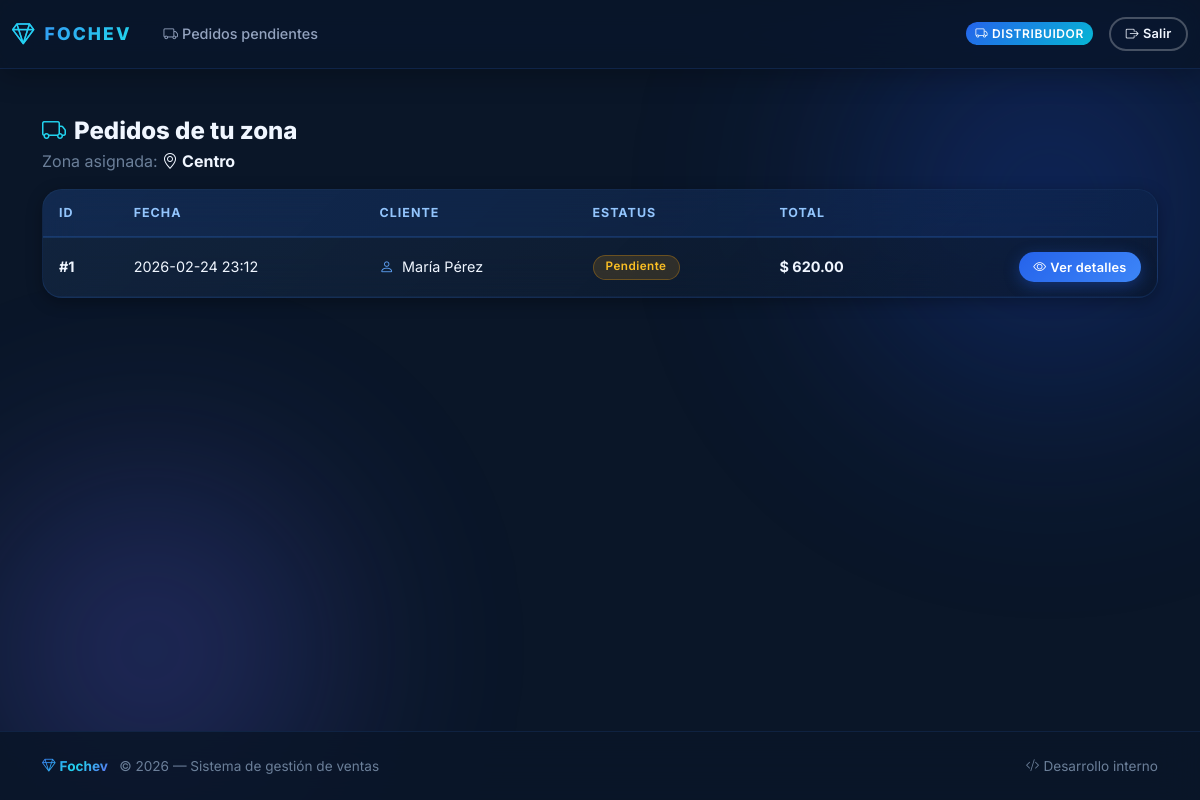
Screenshot of /distributor (signed in) with the database file from the repository.
### app.py (models this page shows, shortened)
class Zone(db.Model):
    __tablename__ = "zones"
    id = db.Column(db.Integer, primary_key=True)
    name = db.Column(db.String(100), nullable=False, unique=True)
    manager_name = db.Column(db.String(120), nullable=False)
    manager_email = db.Column(db.String(120), nullable=False)
    distributors = db.relationship("User", back_populates="zone", lazy=True)
    orders = db.relationship("Order", back_populates="zone", lazy=True)

class Order(db.Model):
    __tablename__ = "orders"
    id = db.Column(db.Integer, primary_key=True)
    created_at = db.Column(db.DateTime, default=datetime.utcnow, nullable=False)
    status = db.Column(db.String(20), nullable=False, default="pendiente")
    customer_id = db.Column(db.Integer, db.ForeignKey("users.id"), nullable=False)
    distributor_id = db.Column(db.Integer, db.ForeignKey("users.id"), nullable=True)
    zone_id = db.Column(db.Integer, db.ForeignKey("zones.id"), nullable=True)
    total = db.Column(db.Float, nullable=False, default=0.0)
    excel_path = db.Column(db.String(255), nullable=True)
    customer = db.relationship("User", foreign_keys=[customer_id], back_populates="customer_orders")
    distributor = db.relationship("User", foreign_keys=[distributor_id], back_populates="distributor_orders")
    zone = db.relationship("Zone", back_populates="orders")
    items = db.relationship("OrderItem", back_populates="order", lazy=True)

class User(db.Model):
    __tablename__ = "users"
    id = db.Column(db.Integer, primary_key=True)
    email = db.Column(db.String(120), unique=True, nullable=False)
    password_hash = db.Column(db.String(255), nullable=False)
    role = db.Column(db.String(20), nullable=False)  # admin | distributor | customer
    first_name = db.Column(db.String(100), nullable=False)
    last_name = db.Column(db.String(100), nullable=False)
    phone = db.Column(db.String(50), nullable=True)
    address = db.Column(db.String(255), nullable=True)
    city = db.Column(db.String(100), nullable=True)
    state = db.Column(db.String(100), nullable=True)
    postal_code = db.Column(db.String(20), nullable=True)
    zone_id = db.Column(db.Integer, db.ForeignKey("zones.id"), nullable=True)
    active = db.Column(db.Boolean, default=True, nullable=False)
    zone = db.relationship("Zone", back_populates="distributors", lazy=True)
    customer_orders = db.relationship(
        "Order", back_populates="customer",
        foreign_keys="Order.customer_id", lazy=True
    )
    distributor_orders = db.relationship(
        "Order", back_populates="distributor",
        foreign_keys="Order.distributor_id", lazy=True
    )

### app.py (the view)
@app.route("/distributor")
@login_required(role="distributor")
def distributor_dashboard():
    user = get_current_user()
    if user.zone_id:
        pending_orders = (
            Order.query
            .filter_by(zone_id=user.zone_id)
            .filter(Order.status.in_(["pendiente", "asignado", "en_ruta"]))
            .order_by(Order.created_at.desc())
            .all()
        )
    else:
        pending_orders = []
    return render_template("distributor_dashboard.html", user=user, pending_orders=pending_orders)

### app.py (called while the page is built)
@app.before_request
def ensure_db_initialized():
    global _db_initialized
    if not _db_initialized:
        _init_db()

def get_current_user():
    user_id = session.get("user_id")
    if not user_id:
        return None
    return db.session.get(User, user_id)

def login_required(role=None):
    def decorator(fn):
        @wraps(fn)
        def wrapper(*args, **kwargs):
            user = get_current_user()
            if not user:
                flash("Debes iniciar sesión primero.", "warning")
                return redirect(url_for("login"))
            if role and user.role != role:
                flash("No tienes permiso para acceder a esta sección.", "warning")
                return redirect(url_for("index"))
            return fn(*args, **kwargs)
        return wrapper
    return decorator

@app.context_processor
def inject_now():
    return {"now": datetime.utcnow()}

### templates/distributor_dashboard.html (shortened to what this page needs)
{% extends "base.html" %}
{% block content %}
<div class="greeting-section mb-3 animate-in">
    <h1 class="h4 mb-1">
        <i class="bi bi-truck me-2" style="color: var(--cyan-400);"></i>Pedidos de tu zona
    </h1>
    <p class="text-muted">
        Zona asignada: <strong><i class="bi bi-geo-alt me-1"></i>{{ user.zone.name if user.zone else 'Sin zona asignada'
            }}</strong>
    </p>
</div>
{% if pending_orders %}
<div class="card table-card animate-in animate-in-1">
    <div class="card-body">
        <div class="table-responsive">
            <table class="table align-middle">
                <thead>
                    <tr>
                        <th>ID</th>
                        <th>Fecha</th>
                        <th>Cliente</th>
                        <th>Estatus</th>
                        <th>Total</th>
                        <th></th>
                    </tr>
                </thead>
                <tbody>
                    {% for order in pending_orders %}
                    <tr>
                        <td><strong>#{{ order.id }}</strong></td>
                        <td>{{ order.created_at.strftime("%Y-%m-%d %H:%M") }}</td>
                        <td>
                            <i class="bi bi-person me-1" style="color: var(--blue-300);"></i>
                            {{ order.customer.first_name }} {{ order.customer.last_name }}
                        </td>
                        <td>
                            <span class="badge status-{{ order.status }} text-capitalize">{{ order.status }}</span>
                        </td>
                        <td><strong>$ {{ "%.2f"|format(order.total) }}</strong></td>
                        <td class="text-end">
                            <a href="{{ url_for('distributor_order_detail', order_id=order.id) }}"
                                class="btn btn-sm btn-primary">
                                <i class="bi bi-eye me-1"></i>Ver detalles
                            </a>
                        </td>
                    </tr>
                    {% endfor %}
                </tbody>
            </table>
        </div>
    </div>
</div>
{% endif %}
{% endblock %}

### rows the page displays
Zone: zone "Centro"
Order: id "1", created_at "2026-02-24 23:12", customer.first_name "María", customer.last_name "Pérez", status "Pendiente", total "620.00"
